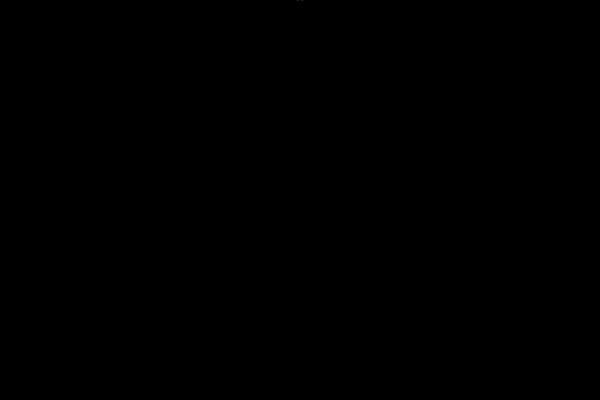
Frame 1 (no input)
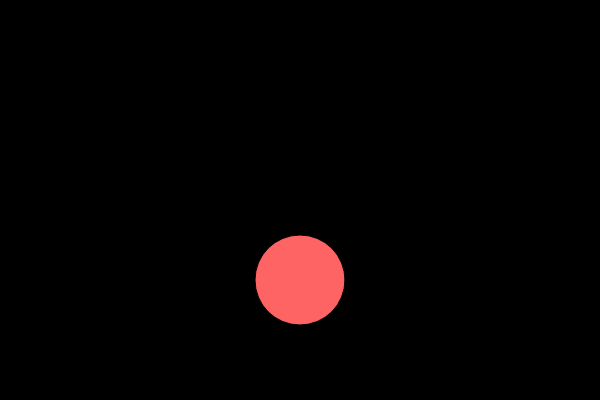
Frame 60 (no input)
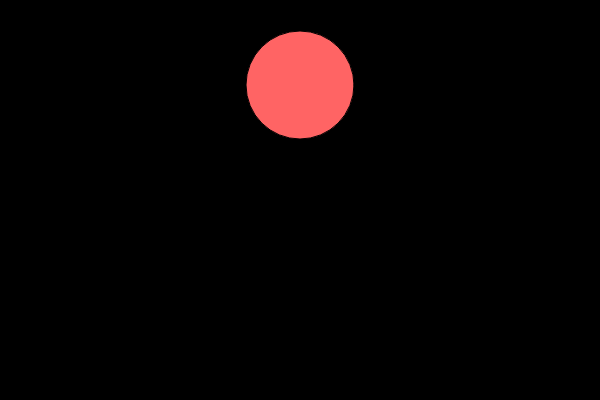
Frame 120 (the mouse pressed at the canvas centre since frame 60)

The p5.js sketch that drew these frames (run headless with seeded random() and noise() and a simulated clock; from frame 60 on, the mouse is pressed at the canvas centre):

// p5.js sketch
// ── sketch.js
var drawCount;

var circle1 = {
    size: 30,
    y: -15,
    x: 300
};

function setup() {
    drawCount = 0;
    
    createCanvas(600, 400);
    background(255);
}

function draw() {
    background(0);
    fill(300, 100, 100);
    stroke(0);
    
    if(circle1.again && circle1.y >= 415) {
        circle1.again = circle1.again ? false : true;
        circle1.y = -15;
        circle1.size = 30;
    }else if(!circle1.again && circle1.y >= 480){
        circle1.y = -15;
        circle1.again = circle1.again ? false : true;
        circle1.size = 129;
    }
    
    if(circle1.again) {
        circle1.size = circle1.size - 1;
    }else{
        circle1.size = circle1.size + 1;
    }
    
    ellipse(circle1.x, circle1.y, circle1.size, circle1.size);
    circle1.y = circle1.y + 5;
    
    drawCount = drawCount + 1;

}
